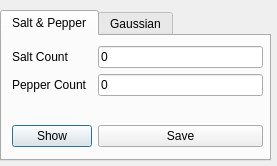
<?xml version="1.0" encoding="UTF-8"?>
<ui version="4.0">
 <class>NoiseGenerator</class>
 <widget class="QDialog" name="NoiseGenerator">
  <property name="geometry">
   <rect>
    <x>0</x>
    <y>0</y>
    <width>277</width>
    <height>166</height>
   </rect>
  </property>
  <property name="windowTitle">
   <string>Dialog</string>
  </property>
  <widget class="QTabWidget" name="tabWidget">
   <property name="geometry">
    <rect>
     <x>0</x>
     <y>10</y>
     <width>271</width>
     <height>151</height>
    </rect>
   </property>
   <property name="currentIndex">
    <number>0</number>
   </property>
   <widget class="QWidget" name="tabSaltPepper">
    <attribute name="title">
     <string>Salt &amp;&amp; Pepper</string>
    </attribute>
    <widget class="QWidget" name="formLayoutWidget">
     <property name="geometry">
      <rect>
       <x>10</x>
       <y>10</y>
       <width>251</width>
       <height>101</height>
      </rect>
     </property>
     <layout class="QFormLayout" name="formLayout">
      <item row="0" column="0">
       <widget class="QLabel" name="label">
        <property name="text">
         <string>Salt Count</string>
        </property>
       </widget>
      </item>
      <item row="1" column="0">
       <widget class="QLabel" name="label_2">
        <property name="text">
         <string>Pepper Count</string>
        </property>
       </widget>
      </item>
      <item row="0" column="1">
       <widget class="QLineEdit" name="tbSaltCount">
        <property name="text">
         <string>0</string>
        </property>
       </widget>
      </item>
      <item row="1" column="1">
       <widget class="QLineEdit" name="tbPepperCount">
        <property name="text">
         <string>0</string>
        </property>
       </widget>
      </item>
      <item row="3" column="0">
       <widget class="QPushButton" name="btnSPShow">
        <property name="text">
         <string>Show</string>
        </property>
       </widget>
      </item>
      <item row="3" column="1">
       <widget class="QPushButton" name="btnSPSave">
        <property name="text">
         <string>Save</string>
        </property>
       </widget>
      </item>
      <item row="2" column="0" colspan="2">
       <spacer name="verticalSpacer">
        <property name="orientation">
         <enum>Qt::Vertical</enum>
        </property>
        <property name="sizeHint" stdset="0">
         <size>
          <width>20</width>
          <height>40</height>
         </size>
        </property>
       </spacer>
      </item>
     </layout>
    </widget>
   </widget>
   <widget class="QWidget" name="tabGaussian">
    <attribute name="title">
     <string>Gaussian</string>
    </attribute>
    <widget class="QWidget" name="formLayoutWidget_2">
     <property name="geometry">
      <rect>
       <x>10</x>
       <y>10</y>
       <width>251</width>
       <height>101</height>
      </rect>
     </property>
     <layout class="QFormLayout" name="formLayout_2">
      <item row="0" column="0">
       <widget class="QLabel" name="label_4">
        <property name="text">
         <string>Sigma</string>
        </property>
       </widget>
      </item>
      <item row="0" column="1">
       <widget class="QLineEdit" name="tbSigma">
        <property name="text">
         <string>1</string>
        </property>
       </widget>
      </item>
      <item row="1" column="0" colspan="2">
       <spacer name="verticalSpacer_2">
        <property name="orientation">
         <enum>Qt::Vertical</enum>
        </property>
        <property name="sizeHint" stdset="0">
         <size>
          <width>20</width>
          <height>40</height>
         </size>
        </property>
       </spacer>
      </item>
      <item row="2" column="0">
       <widget class="QPushButton" name="btnGShow">
        <property name="text">
         <string>Show</string>
        </property>
       </widget>
      </item>
      <item row="2" column="1">
       <widget class="QPushButton" name="btnGSave">
        <property name="text">
         <string>Save</string>
        </property>
       </widget>
      </item>
     </layout>
    </widget>
   </widget>
  </widget>
 </widget>
 <resources/>
 <connections/>
</ui>
